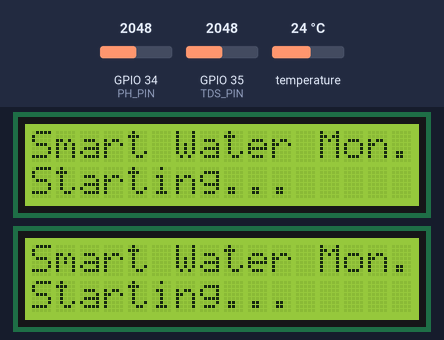
The sketch below on a simulated ESP32. On the bench: 2 × 16×2 character LCD. The inputs (shaded band) are chosen by the test bench; at power-on: GPIO 34 (PH_PIN) = 2048, GPIO 35 (TDS_PIN) = 2048, temperature 24 °C. WiFi joins after 1.5 s; servers stay silent unless stated; web services answer with replies made up by the test bench; what the sketch prints to the serial monitor is not drawn.

Above: at 1.9 s.
At 11.4 s:
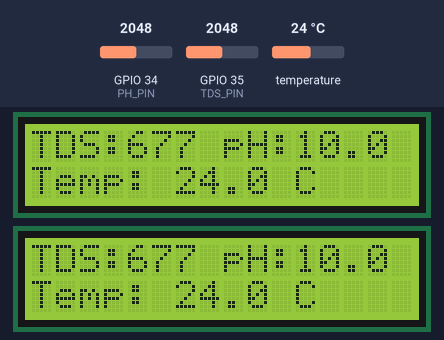
At 36.4 s:
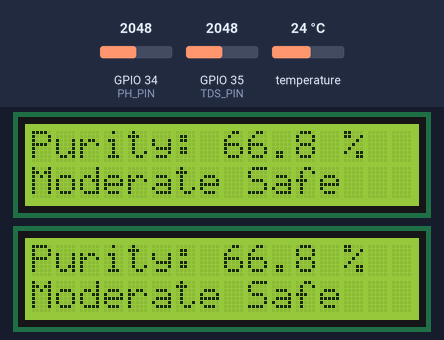

The sketch:

esp32_water_quality_firmware.ino
```cpp
/*
  ================================================================================
  SMART WATER QUALITY MONITORING SYSTEM - ESP32 FIRMWARE v6.0
  ================================================================================
  SYNCHRONIZED APP & LCD DISPLAY:
    - When the App updates Water Quality % and Safety Message,
      the LCD displays the EXACT SAME Percentage & Message simultaneously!

  Water Quality Safety Rules (Both App & LCD):
    - 70.0% to 100.0% -> "Safe to Drink"
    - 40.0% to  69.9% -> "Moderate Safe"
    - Below     40.0% -> "Unsafe to Drink!"

  Hardware Pin Connections:
    - DS18B20 Temp Sensor : GPIO 32 (with 4.7k pullup resistor between VCC & DATA)
    - Analog TDS Sensor   : GPIO 35 (ADC1_CH7)
    - Analog pH Sensor    : GPIO 34 (ADC1_CH6)
    - I2C LCD (16x2)      : SDA -> GPIO 21, SCL -> GPIO 22, VCC -> 5V (VIN), GND -> GND

  ThingSpeak Channel 3487158:
    - field1 : TDS (ppm)
    - field2 : pH Level
    - field3 : Temperature (°C)
    - field4 : Purity / Quality Percentage (%)

  Web Application URL:
    - https://smart-water-monitor-self.vercel.app
  ================================================================================
*/

#include <WiFi.h>
#include <HTTPClient.h>
#include <OneWire.h>
#include <DallasTemperature.h>
#include <Wire.h>
#include <LiquidCrystal_I2C.h>

// Initialize both 0x27 and 0x3F so the LCD works unconditionally
LiquidCrystal_I2C lcd27(0x27, 16, 2);
LiquidCrystal_I2C lcd3F(0x3F, 16, 2);

// ============================================================
// WI-FI CREDENTIALS
// ============================================================
const char* WIFI_SSID     = "Vasundhra";
const char* WIFI_PASSWORD = "vasundhra06";

// ============================================================
// THINGSPEAK CLOUD CONFIGURATION
// ============================================================
const char* TS_API_KEY = "2UC1FM91LL8THA43"; // Channel 3487158 Write Key
const char* TS_HOST    = "api.thingspeak.com";
const int   TS_PORT    = 80;

// ============================================================
// SENSOR PINS
// ============================================================
#define TEMP_PIN 32  // DS18B20 digital temperature probe
#define TDS_PIN  35  // Analog TDS meter output
#define PH_PIN   34  // Analog pH sensor output

// ============================================================
// TEMPERATURE SENSOR OBJECT
// ============================================================
OneWire oneWire(TEMP_PIN);
DallasTemperature tempSensor(&oneWire);
bool isTemperatureSensorValid = true;

// ============================================================
// pH CALIBRATION & FILTERING
// ============================================================
float PH_VOLTAGE_AT_PH7 = 2.50; // Reference voltage when probe is at pH 7.00
float PH_SLOPE          = 3.50; // pH units per Volt change (standard 3.50)
float smoothedPH        = 7.0;
bool  phInitialized     = false;

// ============================================================
// TIMING CONSTANTS (Synchronized 20-Second Refresh Cycle)
// ============================================================
const unsigned long UPDATE_INTERVAL = 20000; // 20 seconds between updates & uploads
unsigned long lastUpdateTime        = 0;
unsigned long lastLcdToggleTime     = 0;
int lcdDisplayMode                  = 0; // 0 = Purity % & Status, 1 = Sensor Readings

// Current synchronized values
float currentTds      = 0.0;
float currentPh       = 7.0;
float currentTemp     = 25.0;
float currentQuality  = 100.0;
String currentStatus  = "Starting...";

// ============================================================
// LCD INITIALIZATION (With I2C Pullups)
// ============================================================
void initLCD() {
  // Enable internal pullups on ESP32 I2C pins for stable communication
  pinMode(21, INPUT_PULLUP);
  pinMode(22, INPUT_PULLUP);
  Wire.begin(21, 22);
  Wire.setClock(100000); // Standard 100kHz I2C speed
  delay(100);

  // Initialize both common I2C addresses
  lcd27.init();
  lcd27.backlight();
  lcd27.clear();
  lcd27.setCursor(0, 0); lcd27.print("Smart Water Mon.");
  lcd27.setCursor(0, 1); lcd27.print("Starting...");

  lcd3F.init();
  lcd3F.backlight();
  lcd3F.clear();
  lcd3F.setCursor(0, 0); lcd3F.print("Smart Water Mon.");
  lcd3F.setCursor(0, 1); lcd3F.print("Starting...");

  Serial.println("LCD Initialized on GPIO 21 & 22 (Addresses 0x27 & 0x3F)");
}

// ============================================================
// SYNCHRONIZED LCD DISPLAY FUNCTION
// Displays Purity % & Safety Message (Exactly matching the App!)
// ============================================================
void syncDisplayOnLCD(float quality, String status, float tds, float ph, float temp, int mode) {
  if (mode == 0) {
    // ── PAGE 1: Water Quality Percentage + Safety Message (Matches App!) ──
    char line1[17];
    char line2[17];
    snprintf(line1, sizeof(line1), "Purity: %-5.1f%% ", quality);
    snprintf(line2, sizeof(line2), "%-16s", status.c_str());

    // Write to both addresses
    lcd27.setCursor(0, 0); lcd27.print(line1);
    lcd27.setCursor(0, 1); lcd27.print(line2);

    lcd3F.setCursor(0, 0); lcd3F.print(line1);
    lcd3F.setCursor(0, 1); lcd3F.print(line2);

    Serial.print("  [LCD SYNC] "); Serial.print(line1); Serial.print(" | "); Serial.println(line2);
  } else {
    // ── PAGE 2: Live Sensor Readings (TDS, pH, Temperature) ──
    char line1[17];
    char line2[17];
    snprintf(line1, sizeof(line1), "TDS:%-3d pH:%-4.1f ", (int)tds, ph);
    if (!isTemperatureSensorValid) {
      snprintf(line2, sizeof(line2), "Temp: NO SENSOR ");
    } else {
      snprintf(line2, sizeof(line2), "Temp: %-4.1f C   ", temp);
    }

    lcd27.setCursor(0, 0); lcd27.print(line1);
    lcd27.setCursor(0, 1); lcd27.print(line2);

    lcd3F.setCursor(0, 0); lcd3F.print(line1);
    lcd3F.setCursor(0, 1); lcd3F.print(line2);
  }
}

// ============================================================
// SENSOR READING FUNCTIONS (With Noise Rejection)
// ============================================================

// 1. Read Temperature from DS18B20 with fallback
float readTemperature() {
  tempSensor.requestTemperatures();
  float temp = tempSensor.getTempCByIndex(0);

  if (temp <= -55.0 || temp == 85.0 || temp > 100.0) {
    isTemperatureSensorValid = false;
    return 25.0; // Safe fallback
  }
  isTemperatureSensorValid = true;
  return temp;
}

// 2. Read TDS with 30-sample average & temperature compensation
float readTDS(float temp) {
  long sum = 0;
  for (int i = 0; i < 30; i++) {
    sum += analogRead(TDS_PIN);
    delay(2);
  }
  float avgADC = (float)sum / 30.0;
  float voltage = (avgADC / 4095.0) * 3.3;

  float coeff = isTemperatureSensorValid ? (1.0 + 0.02 * (temp - 25.0)) : 1.0;
  float compVoltage = voltage / coeff;

  float tds = (133.42 * compVoltage * compVoltage * compVoltage
              - 255.86 * compVoltage * compVoltage
              + 857.39 * compVoltage) * 0.5;

  return max(tds, 0.0f);
}

// 3. Read pH with 40-sample median filter + EMA smoothing
float readPH() {
  const int SAMPLES = 40;
  int rawReadings[SAMPLES];

  for (int i = 0; i < SAMPLES; i++) {
    rawReadings[i] = analogRead(PH_PIN);
    delay(4);
  }

  // Bubble sort samples ascending
  for (int i = 0; i < SAMPLES - 1; i++) {
    for (int j = i + 1; j < SAMPLES; j++) {
      if (rawReadings[i] > rawReadings[j]) {
        int temp = rawReadings[i];
        rawReadings[i] = rawReadings[j];
        rawReadings[j] = temp;
      }
    }
  }

  // Discard 10 lowest and 10 highest outlier spikes (Trimmed Mean)
  long sum = 0;
  for (int i = 10; i < 30; i++) {
    sum += rawReadings[i];
  }
  float avgADC = (float)sum / 20.0;
  float voltage = (avgADC / 4095.0) * 3.3;

  // Calculate pH from calibration curve
  float rawPH = 7.0 + ((PH_VOLTAGE_AT_PH7 - voltage) * PH_SLOPE);
  rawPH = constrain(rawPH, 0.0, 14.0);

  // EMA smoothing: 75% previous + 25% new
  if (!phInitialized) {
    smoothedPH = rawPH;
    phInitialized = true;
  } else {
    smoothedPH = (smoothedPH * 0.75) + (rawPH * 0.25);
  }

  return constrain(smoothedPH, 0.0, 14.0);
}

// ============================================================
// WATER QUALITY SCORING (0.0% to 100.0%)
// ============================================================

float scorePH(float ph) {
  if (ph >= 6.5 && ph <= 8.5) return 100.0;
  float diff = (ph < 6.5) ? (6.5 - ph) : (ph - 8.5);
  return constrain(100.0 - (diff * 25.0), 0.0, 100.0);
}

float scoreTDS(float tds) {
  if (tds <= 300.0) return 100.0;
  if (tds <= 500.0) return 100.0 - ((tds - 300.0) / 200.0 * 25.0);
  if (tds <= 1000.0) return 75.0 - ((tds - 500.0) / 500.0 * 45.0);
  if (tds <= 2000.0) return 30.0 - ((tds - 1000.0) / 1000.0 * 30.0);
  return 0.0;
}

float scoreTemperature(float temp) {
  if (temp >= 20.0 && temp <= 30.0) return 100.0;
  float diff = (temp < 20.0) ? (20.0 - temp) : (temp - 30.0);
  return constrain(100.0 - (diff * 5.0), 0.0, 100.0);
}

// Weighted percentage: TDS 45%, pH 40%, Temp 15%
float calculateQuality(float tds, float ph, float temp) {
  float tdsS  = scoreTDS(tds);
  float phS   = scorePH(ph);
  float tempS = scoreTemperature(temp);
  float total = (tdsS * 0.45) + (phS * 0.40) + (tempS * 0.15);
  return constrain(total, 0.0, 100.0);
}

// ============================================================
// WATER QUALITY SAFETY MESSAGE (Identical to Web App Logic!)
// ============================================================
String getSafetyStatus(float quality) {
  if (!isTemperatureSensorValid) {
    return "Check Temp Probe";
  }
  // 70.0% to 100.0% -> Safe to Drink
  if (quality >= 70.0) {
    return "Safe to Drink";
  }
  // 40.0% to 69.9% -> Moderate Safe
  else if (quality >= 40.0) {
    return "Moderate Safe";
  }
  // Below 40.0% -> Unsafe to Drink!
  else {
    return "Unsafe to Drink!";
  }
}

// ============================================================
// WI-FI AUTO-RECONNECT
// ============================================================
void checkWiFiConnection() {
  if (WiFi.status() == WL_CONNECTED) return;

  Serial.println("WiFi reconnecting...");
  WiFi.disconnect();
  WiFi.begin(WIFI_SSID, WIFI_PASSWORD);

  unsigned long start = millis();
  while (WiFi.status() != WL_CONNECTED && millis() - start < 8000) {
    delay(400);
    Serial.print(".");
  }

  if (WiFi.status() == WL_CONNECTED) {
    Serial.println("\nWiFi Reconnected! IP: " + WiFi.localIP().toString());
  } else {
    Serial.println("\nWiFi Reconnect failed.");
  }
}

// ============================================================
// THINGSPEAK UPLOAD (Updates the Web App)
// ============================================================
void uploadToThingSpeak(float tds, float ph, float temp, float quality) {
  checkWiFiConnection();
  if (WiFi.status() != WL_CONNECTED) {
    Serial.println("Skip ThingSpeak: No WiFi connection.");
    return;
  }

  float safeTemp = isTemperatureSensorValid ? temp : 25.0;

  String params = "api_key=" + String(TS_API_KEY)
    + "&field1=" + String(tds, 2)
    + "&field2=" + String(ph, 2)
    + "&field3=" + String(safeTemp, 2)
    + "&field4=" + String(quality, 2);

  String request = "GET /update?" + params + " HTTP/1.1\r\nHost: "
    + String(TS_HOST) + "\r\nConnection: close\r\n\r\n";

  Serial.println("\n>>> [CLOUD SYNC] Uploading to ThingSpeak & App...");
  Serial.println("    " + params);

  WiFiClient client;
  client.setTimeout(6); // 6-second timeout (never hangs)
  if (!client.connect(TS_HOST, TS_PORT)) {
    Serial.println("ERROR: Could not connect to ThingSpeak server.");
    return;
  }

  client.print(request);

  unsigned long timeout = millis() + 4000;
  String responseLine = "";
  while (client.connected() && millis() < timeout) {
    if (client.available()) {
      responseLine = client.readStringUntil('\n');
      break;
    }
    delay(10);
  }
  client.stop();

  if (responseLine.indexOf("200") >= 0) {
    Serial.println(">>> SUCCESS: App and LCD are now synchronized with new data!");
  } else {
    Serial.println("ThingSpeak Response: " + responseLine);
  }
}

// ============================================================
// SETUP
// ============================================================
void setup() {
  Serial.begin(115200);
  delay(1500);

  Serial.println("\n=============================================");
  Serial.println("  SMART WATER QUALITY MONITORING SYSTEM v6.0");
  Serial.println("  SYNCHRONIZED APP & LCD DISPLAY");
  Serial.println("=============================================");

  // Initialize LCD
  initLCD();

  // Initialize Temperature Probe
  tempSensor.begin();
  int tempCount = tempSensor.getDeviceCount();
  Serial.print("DS18B20 sensors detected: ");
  Serial.println(tempCount);

  // Connect to Wi-Fi
  WiFi.mode(WIFI_STA);
  WiFi.begin(WIFI_SSID, WIFI_PASSWORD);
  Serial.print("Connecting to WiFi: ");
  Serial.println(WIFI_SSID);

  int attempts = 0;
  while (WiFi.status() != WL_CONNECTED && attempts < 25) {
    delay(400);
    Serial.print(".");
    attempts++;
  }

  if (WiFi.status() == WL_CONNECTED) {
    String ip = WiFi.localIP().toString();
    Serial.println("\nWiFi Connected! IP: " + ip);
  } else {
    Serial.println("\nWiFi Failed! Check credentials.");
  }

  delay(1500);

  // Initial measurement and immediate synchronization
  currentTemp    = readTemperature();
  currentTds     = readTDS(currentTemp);
  currentPh      = readPH();
  currentQuality = calculateQuality(currentTds, currentPh, currentTemp);
  currentStatus  = getSafetyStatus(currentQuality);

  // Synchronize LCD and App immediately at startup
  syncDisplayOnLCD(currentQuality, currentStatus, currentTds, currentPh, currentTemp, 0);
  uploadToThingSpeak(currentTds, currentPh, currentTemp, currentQuality);

  lastUpdateTime    = millis();
  lastLcdToggleTime = millis();
}

// ============================================================
// MAIN LOOP — Updates Both LCD & App Synchronously
// ============================================================
void loop() {
  unsigned long now = millis();

  // 1. Alternate LCD between Page 1 (Purity % + Status) and Page 2 (Values) every 5 seconds
  if (now - lastLcdToggleTime >= 5000) {
    lastLcdToggleTime = now;
    lcdDisplayMode = 1 - lcdDisplayMode; // Toggles between Page 0 and Page 1
    syncDisplayOnLCD(currentQuality, currentStatus, currentTds, currentPh, currentTemp, lcdDisplayMode);
  }

  // 2. Perform Full Measurement, Synchronize LCD & Upload to App Every 20 Seconds
  if (now - lastUpdateTime >= UPDATE_INTERVAL) {
    lastUpdateTime = now;

    // Read fresh sensor data
    currentTemp    = readTemperature();
    currentTds     = readTDS(currentTemp);
    currentPh      = readPH();
    currentQuality = calculateQuality(currentTds, currentPh, currentTemp);
    currentStatus  = getSafetyStatus(currentQuality);

    // Immediately snap LCD back to Page 0 (Purity % & Safety Status matching App!)
    lcdDisplayMode = 0;
    lastLcdToggleTime = now;
    syncDisplayOnLCD(currentQuality, currentStatus, currentTds, currentPh, currentTemp, 0);

    // Print to Serial Monitor
    Serial.println("\n=============================================");
    Serial.println("  [SYNCHRONIZED UPDATE - APP & LCD]");
    Serial.print("  Purity / Quality Score : "); Serial.print(currentQuality, 1); Serial.println(" %");
    Serial.print("  Safety Status Message  : "); Serial.println(currentStatus);
    Serial.print("  TDS Level              : "); Serial.print(currentTds, 1);    Serial.println(" ppm");
    Serial.print("  pH Level               : "); Serial.println(currentPh, 2);
    Serial.print("  Temperature            : "); Serial.print(currentTemp, 1);   Serial.println(" C");
    Serial.print("  WiFi Status            : ");
    Serial.println(WiFi.status() == WL_CONNECTED
      ? "Connected (" + WiFi.localIP().toString() + ")"
      : "DISCONNECTED!");
    Serial.println("=============================================");

    // Send to ThingSpeak so the Web App updates at the exact same moment
    uploadToThingSpeak(currentTds, currentPh, currentTemp, currentQuality);
  }

  delay(50); // Lightweight 50ms loop delay
}
```

Measured:
- what the display in image 0 shows lasts 4.2 s, from 1.8 s to 6.0 s
- what the display in image 1 shows lasts 5.0 s, from 11.3 s to 16.3 s
